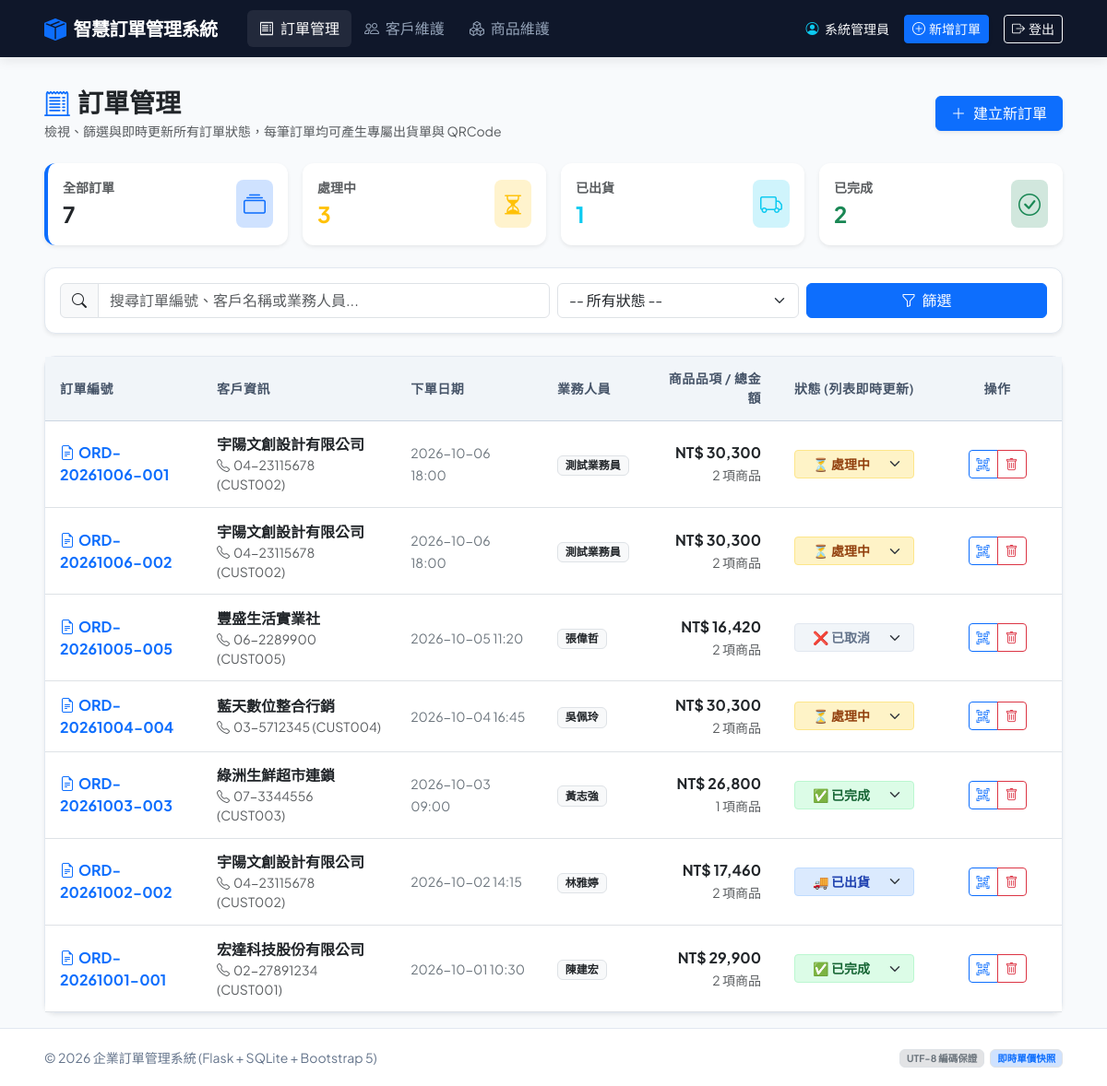
Page /orders (signed in) on the committed database.
### tables this page shows
CREATE TABLE orders (
        order_id TEXT PRIMARY KEY,
        customer_id TEXT NOT NULL,
        order_date TEXT NOT NULL,
        status TEXT NOT NULL DEFAULT '處理中',
        sales_rep TEXT NOT NULL,
        FOREIGN KEY (customer_id) REFERENCES customer(customer_id) ON DELETE RESTRICT
    );

CREATE TABLE customer (
        customer_id TEXT PRIMARY KEY,
        name TEXT NOT NULL,
        phone TEXT NOT NULL,
        address TEXT NOT NULL
    );

### app.py (the view)
@app.route("/")
@app.route("/orders")
@login_required
def orders_list():
    status_filter = request.args.get("status", "")
    search_query = request.args.get("q", "").strip()
    conn = get_db_connection()
    query = """
        SELECT
            o.order_id,
            o.order_date,
            o.status,
            o.sales_rep,
            c.customer_id,
            c.name AS customer_name,
            c.phone AS customer_phone,
            COALESCE(SUM(oi.quantity * oi.unit_price), 0) AS total_amount,
            COUNT(oi.product_id) AS total_items
        FROM orders o
        JOIN customer c ON o.customer_id = c.customer_id
        LEFT JOIN order_item oi ON o.order_id = oi.order_id
        WHERE 1=1
    """
    params = []
    if status_filter:
        query += " AND o.status = ?"
        params.append(status_filter)
    if search_query:
        query += " AND (o.order_id LIKE ? OR c.name LIKE ? OR o.sales_rep LIKE ?)"
        wildcard = f"%{search_query}%"
        params.extend([wildcard, wildcard, wildcard])
    query += " GROUP BY o.order_id ORDER BY o.order_date DESC;"
    orders = conn.execute(query, params).fetchall()
    stats = {
        "all": conn.execute("SELECT COUNT(*) FROM orders").fetchone()[0],
        "處理中": conn.execute("SELECT COUNT(*) FROM orders WHERE status='處理中'").fetchone()[0],
        "已出貨": conn.execute("SELECT COUNT(*) FROM orders WHERE status='已出貨'").fetchone()[0],
        "已完成": conn.execute("SELECT COUNT(*) FROM orders WHERE status='已完成'").fetchone()[0],
        "已取消": conn.execute("SELECT COUNT(*) FROM orders WHERE status='已取消'").fetchone()[0],
    }
    conn.close()
    return render_template(
        "orders.html",
        orders=orders,
        status_filter=status_filter,
        search_query=search_query,
        stats=stats
    )

### templates/orders.html (shortened to what this page needs)
{% extends "base.html" %}
{% block content %}
<div class="d-flex flex-column flex-md-row justify-content-between align-items-md-center gap-3 mb-4">
    <div>
        <h3 class="fw-bold mb-1 text-dark"><i class="bi bi-receipt-cutoff text-primary me-2"></i>訂單管理</h3>
        <p class="text-muted small mb-0">檢視、篩選與即時更新所有訂單狀態，每筆訂單均可產生專屬出貨單與 QRCode</p>
    </div>
    <div class="d-flex gap-2">
        <a href="{{ url_for('order_create') }}" class="btn btn-primary px-3 shadow-sm d-flex align-items-center gap-2">
            <i class="bi bi-plus-lg"></i> 建立新訂單
        </a>
    </div>
</div>
<div class="row g-3 mb-4">
    <div class="col-6 col-md-3">
        <a href="{{ url_for('orders_list') }}" class="text-decoration-none">
            <div class="card p-3 border-0 bg-white shadow-sm {% if not status_filter %}border-start border-primary border-4{% endif %}">
                <div class="d-flex justify-content-between align-items-center">
                    <div>
                        <div class="text-muted small fw-semibold">全部訂單</div>
                        <div class="fs-4 fw-bold text-dark">{{ stats.all }}</div>
                    </div>
                    <div class="bg-primary-subtle text-primary p-2 rounded-3">
                        <i class="bi bi-collection fs-4"></i>
                    </div>
                </div>
            </div>
        </a>
    </div>
    <div class="col-6 col-md-3">
        <a href="{{ url_for('orders_list', status='處理中') }}" class="text-decoration-none">
            <div class="card p-3 border-0 bg-white shadow-sm {% if status_filter == '處理中' %}border-start border-warning border-4{% endif %}">
                <div class="d-flex justify-content-between align-items-center">
                    <div>
                        <div class="text-muted small fw-semibold">處理中</div>
                        <div class="fs-4 fw-bold text-warning">{{ stats['處理中'] }}</div>
                    </div>
                    <div class="bg-warning-subtle text-warning p-2 rounded-3">
                        <i class="bi bi-hourglass-split fs-4"></i>
                    </div>
                </div>
            </div>
        </a>
    </div>
    <div class="col-6 col-md-3">
        <a href="{{ url_for('orders_list', status='已出貨') }}" class="text-decoration-none">
            <div class="card p-3 border-0 bg-white shadow-sm {% if status_filter == '已出貨' %}border-start border-info border-4{% endif %}">
                <div class="d-flex justify-content-between align-items-center">
                    <div>
                        <div class="text-muted small fw-semibold">已出貨</div>
                        <div class="fs-4 fw-bold text-info">{{ stats['已出貨'] }}</div>
                    </div>
                    <div class="bg-info-subtle text-info p-2 rounded-3">
                        <i class="bi bi-truck fs-4"></i>
                    </div>
                </div>
            </div>
        </a>
    </div>
    <div class="col-6 col-md-3">
        <a href="{{ url_for('orders_list', status='已完成') }}" class="text-decoration-none">
            <div class="card p-3 border-0 bg-white shadow-sm {% if status_filter == '已完成' %}border-start border-success border-4{% endif %}">
                <div class="d-flex justify-content-between align-items-center">
                    <div>
                        <div class="text-muted small fw-semibold">已完成</div>
                        <div class="fs-4 fw-bold text-success">{{ stats['已完成'] }}</div>
                    </div>
                    <div class="bg-success-subtle text-success p-2 rounded-3">
                        <i class="bi bi-check-circle fs-4"></i>
                    </div>
                </div>
            </div>
        </a>
    </div>
</div>
<div class="card shadow-sm mb-4">
    <div class="card-body p-3">
        <form method="GET" action="{{ url_for('orders_list') }}" class="row g-2 align-items-center">
            <div class="col-md-5 col-lg-6">
                <div class="input-group">
                    <span class="input-group-text bg-light"><i class="bi bi-search"></i></span>
                    <input type="text" name="q" class="form-control" placeholder="搜尋訂單編號、客戶名稱或業務人員..." value="{{ search_query }}">
                </div>
            </div>
            <div class="col-md-4 col-lg-3">
                <select name="status" class="form-select">
                    <option value="">-- 所有狀態 --</option>
                </select>
            </div>
            <div class="col-md-3 col-lg-3 d-flex gap-2">
                <button type="submit" class="btn btn-primary flex-grow-1">
                    <i class="bi bi-funnel me-1"></i> 篩選
                </button>
            </div>
        </form>
    </div>
</div>
<div class="card shadow-sm">
    <div class="table-responsive">
        <table class="table table-hover align-middle mb-0">
            <thead>
                <tr>
                    <th scope="col" style="width: 170px;">訂單編號</th>
                    <th scope="col">客戶資訊</th>
                    <th scope="col">下單日期</th>
                    <th scope="col">業務人員</th>
                    <th scope="col" class="text-end">商品品項 / 總金額</th>
                    <th scope="col" style="width: 170px;" class="text-center">狀態 (列表即時更新)</th>
                    <th scope="col" style="width: 140px;" class="text-center">操作</th>
                </tr>
            </thead>
            <tbody>
                {% if orders %}
                    {% for order in orders %}
                    <tr>
                        <td>
                            <a href="{{ url_for('order_detail', order_id=order.order_id) }}" class="fw-bold text-primary text-decoration-none">
                                <i class="bi bi-file-earmark-text me-1"></i>{{ order.order_id }}
                            </a>
                        </td>
                        <td>
                            <div class="fw-semibold text-dark">{{ order.customer_name }}</div>
                            <div class="text-muted small"><i class="bi bi-telephone me-1"></i>{{ order.customer_phone }} ({{ order.customer_id }})</div>
                        </td>
                        <td>
                            <span class="text-secondary small">{{ order.order_date }}</span>
                        </td>
                        <td>
                            <span class="badge bg-light text-dark border">{{ order.sales_rep }}</span>
                        </td>
                        <td class="text-end">
                            <div class="fw-bold text-dark fs-6">NT$ {{ "{:,}".format(order.total_amount) }}</div>
                            <small class="text-muted">{{ order.total_items }} 項商品</small>
                        </td>
                        <td>
                            <form action="{{ url_for('order_update_status', order_id=order.order_id) }}" method="POST" class="d-flex justify-content-center">
                                <select name="status" class="form-select form-select-sm fw-semibold text-center badge-status-{{ order.status }}" onchange="this.form.submit()" style="cursor: pointer; max-width: 130px;">
                                    <option value="處理中" {% if order.status == '處理中' %}selected{% endif %}>⏳ 處理中</option>
                                    <option value="已出貨" {% if order.status == '已出貨' %}selected{% endif %}>🚚 已出貨</option>
                                    <option value="已完成" {% if order.status == '已完成' %}selected{% endif %}>✅ 已完成</option>
                                    <option value="已取消" {% if order.status == '已取消' %}selected{% endif %}>❌ 已取消</option>
                                </select>
                            </form>
                        </td>
                        <td class="text-center">
                            <div class="btn-group btn-group-sm">
                                <a href="{{ url_for('order_detail', order_id=order.order_id) }}" class="btn btn-outline-primary" title="檢視出貨單與 QRCode">
                                    <i class="bi bi-qr-code-scan"></i>
                                </a>
                                <button type="button" class="btn btn-outline-danger" data-bs-toggle="modal" data-bs-target="#deleteOrderModal{{ loop.index }}" title="刪除訂單">
                                    <i class="bi bi-trash"></i>
                                </button>
                            </div>
                        </td>
                    </tr>
                    {% endfor %}
                {% endif %}
            </tbody>
        </table>
    </div>
</div>
{% endblock %}

### templates/base.html (shortened to what this page needs)
<!DOCTYPE html>
<html lang="zh-Hant">
<head>
    <link href="https://cdn.jsdelivr.net/npm/bootstrap@5.3.3/dist/css/bootstrap.min.css" rel="stylesheet">
    <link href="https://cdn.jsdelivr.net/npm/bootstrap-icons@1.11.3/font/bootstrap-icons.min.css" rel="stylesheet">
</head>
<body>
    <nav class="navbar navbar-expand-lg main-navbar py-2 sticky-top">
        <div class="container-fluid px-lg-5">
            <a class="navbar-brand navbar-brand-custom" href="{{ url_for('orders_list') }}">
                <i class="bi bi-box-seam-fill text-primary fs-4"></i>
                <span>智慧訂單管理系統</span>
            </a>
            <div class="collapse navbar-collapse" id="navbarMain">
                <ul class="navbar-nav me-auto mb-2 mb-lg-0 ms-lg-3">
                    {% if is_logged_in %}
                    <li class="nav-item">
                        <a class="nav-link {% if request.endpoint in ['orders_list', 'order_create'] %}active{% endif %}" href="{{ url_for('orders_list') }}">
                            <i class="bi bi-receipt me-1"></i> 訂單管理
                        </a>
                    </li>
                    <li class="nav-item">
                        <a class="nav-link {% if request.endpoint == 'customers_list' %}active{% endif %}" href="{{ url_for('customers_list') }}">
                            <i class="bi bi-people me-1"></i> 客戶維護
                        </a>
                    </li>
                    <li class="nav-item">
                        <a class="nav-link {% if request.endpoint == 'products_list' %}active{% endif %}" href="{{ url_for('products_list') }}">
                            <i class="bi bi-boxes me-1"></i> 商品維護
                        </a>
                    </li>
                    {% endif %}
                </ul>
                <div class="d-flex align-items-center gap-3">
                    {% if is_logged_in %}
                    <div class="text-light small d-none d-md-block">
                        <i class="bi bi-person-circle me-1 text-info"></i> {{ current_user }}
                    </div>
                    <a href="{{ url_for('order_create') }}" class="btn btn-sm btn-primary d-flex align-items-center gap-1 shadow-sm">
                        <i class="bi bi-plus-circle"></i> 新增訂單
                    </a>
                    <a href="{{ url_for('logout') }}" class="btn btn-sm btn-outline-light d-flex align-items-center gap-1">
                        <i class="bi bi-box-arrow-right"></i> 登出
                    </a>
                    {% else %}
                    <a href="{{ url_for('login') }}" class="btn btn-sm btn-primary">
                        <i class="bi bi-person-lock me-1"></i> 管理員登入
                    </a>
                    {% endif %}
                </div>
            </div>
        </div>
    </nav>
    <main class="container-fluid px-lg-5 py-3 flex-grow-1">
        {% block content %}{% endblock %}
    </main>
    <footer>
        <div class="container-fluid px-lg-5 text-center d-flex flex-column flex-sm-row justify-content-between align-items-center gap-2">
            <div>
                &copy; 2026 企業訂單管理系統 (Flask + SQLite + Bootstrap 5)
            </div>
            <div>
                <span class="badge bg-secondary-subtle text-secondary border">UTF-8 編碼保證</span>
                <span class="badge bg-primary-subtle text-primary border ms-1">即時單價快照</span>
            </div>
        </div>
    </footer>
</body>
</html>

### rows in the picture
orders: order_id "ORD-20261006-001", customer_name "宇陽文創設計有限公司", customer_phone "04-23115678", customer_id "CUST002", order_date "2026-10-06 18:00", sales_rep "測試業務員", total_amount "30,300", total_items "2", status "⏳ 處理中"
orders: order_id "ORD-20261006-002", customer_name "宇陽文創設計有限公司", customer_phone "04-23115678", customer_id "CUST002", order_date "2026-10-06 18:00", sales_rep "測試業務員", total_amount "30,300", total_items "2", status "⏳ 處理中"
orders: order_id "ORD-20261005-005", customer_name "豐盛生活實業社", customer_phone "06-2289900", customer_id "CUST005", order_date "2026-10-05 11:20", sales_rep "張偉哲", total_amount "16,420", total_items "2", status "❌ 已取消"
orders: order_id "ORD-20261004-004", customer_name "藍天數位整合行銷", customer_phone "03-5712345", customer_id "CUST004", order_date "2026-10-04 16:45", sales_rep "吳佩玲", total_amount "30,300", total_items "2", status "⏳ 處理中"
orders: order_id "ORD-20261003-003", customer_name "綠洲生鮮超市連鎖", customer_phone "07-3344556", customer_id "CUST003", order_date "2026-10-03 09:00", sales_rep "黃志強", total_amount "26,800", total_items "1", status "✅ 已完成"
orders: order_id "ORD-20261002-002", customer_name "宇陽文創設計有限公司", customer_phone "04-23115678", customer_id "CUST002", order_date "2026-10-02 14:15", sales_rep "林雅婷", total_amount "17,460", total_items "2", status "🚚 已出貨"
orders: order_id "ORD-20261001-001", customer_name "宏達科技股份有限公司", customer_phone "02-27891234", customer_id "CUST001", order_date "2026-10-01 10:30", sales_rep "陳建宏", total_amount "29,900", total_items "2", status "✅ 已完成"

### other values in the picture
{{ current_user }} "系統管理員"
{{ stats.all }} "7"
{{ stats['處理中'] }} "3"
{{ stats['已出貨'] }} "1"
{{ stats['已完成'] }} "2"
